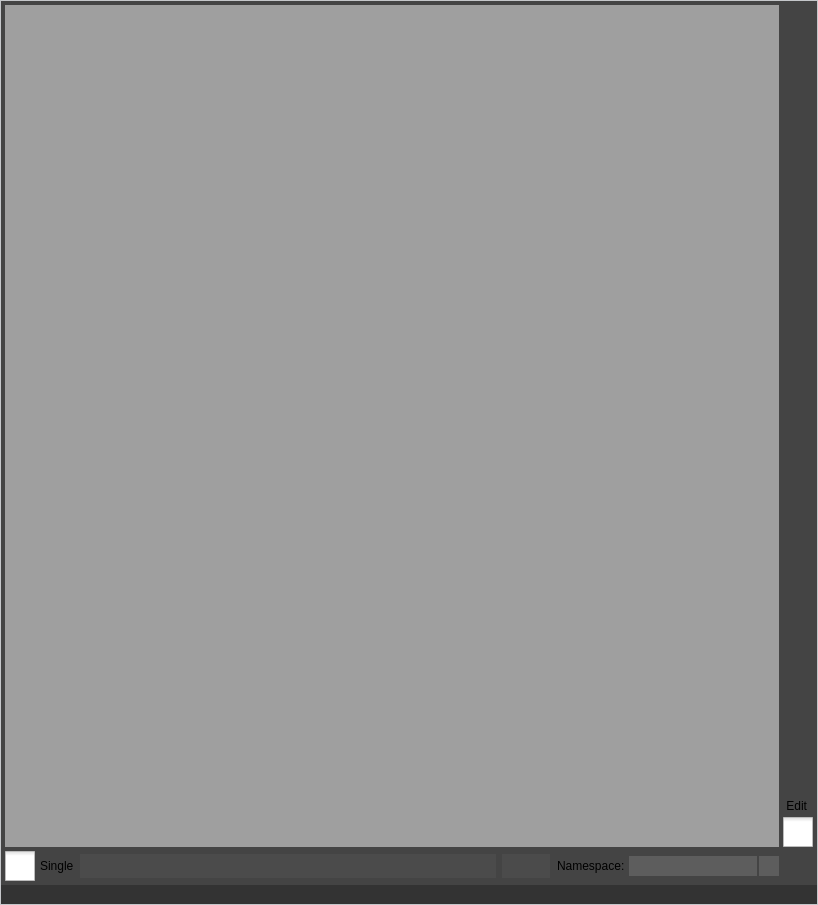
<?xml version="1.0" encoding="UTF-8"?>
<ui version="4.0">
 <class>Dialog</class>
 <widget class="QDialog" name="Dialog">
  <property name="geometry">
   <rect>
    <x>0</x>
    <y>0</y>
    <width>818</width>
    <height>905</height>
   </rect>
  </property>
  <property name="mouseTracking">
   <bool>true</bool>
  </property>
  <property name="windowTitle">
   <string>Dialog Name</string>
  </property>
  <property name="styleSheet">
   <string notr="true"/>
  </property>
  <layout class="QGridLayout" name="gridLayout_3" columnstretch="0">
   <property name="margin">
    <number>0</number>
   </property>
   <property name="spacing">
    <number>0</number>
   </property>
   <item row="0" column="0">
    <widget class="QFrame" name="windowContent">
     <property name="styleSheet">
      <string notr="true">QFrame {
    background-color:#444444;
	border-style: solid; 
	border-top: 1px solid #c5c7ca; 
	border-left: 1px solid #c5c7ca; 
	border-right: 1px solid #c5c7ca; 
	border-radius: 0px; 
}
</string>
     </property>
     <property name="frameShape">
      <enum>QFrame::NoFrame</enum>
     </property>
     <property name="frameShadow">
      <enum>QFrame::Raised</enum>
     </property>
     <layout class="QGridLayout" name="gridLayout">
      <property name="margin">
       <number>4</number>
      </property>
      <property name="spacing">
       <number>4</number>
      </property>
      <item row="0" column="1" colspan="3">
       <widget class="QMdiArea" name="mdiArea">
        <property name="styleSheet">
         <string notr="true">QWidget {
	background-color: #2b2b2b;

	border-style: solid; 
	border: 0px solid #c5c7ca; 
	border-radius: 0px; 
}


QWidget:tab { 
	background-color: #363636; 
	border-bottom: 1px solid #1a1a1a; 
	padding: 5px; 
}

QWidget:tab:selected { 
	background-color: #6d6d6d; 
	padding: 5px; 
}




QWidget::handle:horizontal {
	background: #2b2b2b;
	border: 0px;
	width: 20px;
	margin-top: -6px;
	margin-bottom: -6px;
	border-radius: 0px;
}
QWidget::handle:vertical {
	background: #2b2b2b;
	border: 0px;
	width: 20px;
	margin-top: -6px;
	margin-bottom: -6px;
	border-radius: 0px;
}
</string>
        </property>
        <property name="viewMode">
         <enum>QMdiArea::TabbedView</enum>
        </property>
        <property name="tabsClosable">
         <bool>true</bool>
        </property>
        <property name="tabsMovable">
         <bool>true</bool>
        </property>
       </widget>
      </item>
      <item row="0" column="4">
       <widget class="QFrame" name="menuFrame">
        <property name="minimumSize">
         <size>
          <width>30</width>
          <height>0</height>
         </size>
        </property>
        <property name="maximumSize">
         <size>
          <width>30</width>
          <height>16777215</height>
         </size>
        </property>
        <property name="styleSheet">
         <string notr="true">border: 0px;</string>
        </property>
        <property name="frameShape">
         <enum>QFrame::StyledPanel</enum>
        </property>
        <property name="frameShadow">
         <enum>QFrame::Raised</enum>
        </property>
        <layout class="QVBoxLayout" name="verticalLayout">
         <property name="spacing">
          <number>4</number>
         </property>
         <property name="leftMargin">
          <number>0</number>
         </property>
         <property name="topMargin">
          <number>4</number>
         </property>
         <property name="rightMargin">
          <number>0</number>
         </property>
         <property name="bottomMargin">
          <number>0</number>
         </property>
         <item>
          <widget class="QPushButton" name="closeBtn">
           <property name="minimumSize">
            <size>
             <width>30</width>
             <height>30</height>
            </size>
           </property>
           <property name="maximumSize">
            <size>
             <width>30</width>
             <height>30</height>
            </size>
           </property>
           <property name="styleSheet">
            <string notr="true">QPushButton {
	border: 0px;
	border-radius: 20px; 
}</string>
           </property>
           <property name="text">
            <string/>
           </property>
           <property name="icon">
            <iconset>
             <normaloff>ico/close.png</normaloff>ico/close.png</iconset>
           </property>
           <property name="iconSize">
            <size>
             <width>30</width>
             <height>30</height>
            </size>
           </property>
           <property name="autoDefault">
            <bool>false</bool>
           </property>
           <property name="flat">
            <bool>true</bool>
           </property>
          </widget>
         </item>
         <item>
          <widget class="QLabel" name="label_2">
           <property name="minimumSize">
            <size>
             <width>30</width>
             <height>14</height>
            </size>
           </property>
           <property name="maximumSize">
            <size>
             <width>30</width>
             <height>14</height>
            </size>
           </property>
           <property name="text">
            <string/>
           </property>
           <property name="pixmap">
            <pixmap>ico/spacer.png</pixmap>
           </property>
           <property name="scaledContents">
            <bool>true</bool>
           </property>
          </widget>
         </item>
         <item>
          <widget class="QPushButton" name="newBtn">
           <property name="minimumSize">
            <size>
             <width>30</width>
             <height>30</height>
            </size>
           </property>
           <property name="maximumSize">
            <size>
             <width>16777215</width>
             <height>16777215</height>
            </size>
           </property>
           <property name="toolTip">
            <string>New selector</string>
           </property>
           <property name="styleSheet">
            <string notr="true">QToolTip { 
    color: #363636; 
    background-color: #ffffdc; 
    border: 1px solid #c8c8c8;
	border-radius: 0px;
	margin: -2px;

}</string>
           </property>
           <property name="text">
            <string/>
           </property>
           <property name="icon">
            <iconset>
             <normaloff>ico/ic_note_add_white_48dp.png</normaloff>ico/ic_note_add_white_48dp.png</iconset>
           </property>
           <property name="iconSize">
            <size>
             <width>30</width>
             <height>30</height>
            </size>
           </property>
           <property name="autoDefault">
            <bool>false</bool>
           </property>
           <property name="flat">
            <bool>true</bool>
           </property>
          </widget>
         </item>
         <item>
          <widget class="QPushButton" name="openBtn">
           <property name="minimumSize">
            <size>
             <width>30</width>
             <height>30</height>
            </size>
           </property>
           <property name="maximumSize">
            <size>
             <width>16777215</width>
             <height>16777215</height>
            </size>
           </property>
           <property name="toolTip">
            <string>Open selector</string>
           </property>
           <property name="styleSheet">
            <string notr="true">QToolTip { 
    color: #363636; 
    background-color: #ffffdc; 
    border: 1px solid #c8c8c8;
	border-radius: 0px;
	margin: -2px;
}</string>
           </property>
           <property name="text">
            <string/>
           </property>
           <property name="icon">
            <iconset>
             <normaloff>ico/ic_folder_open_white_48dp.png</normaloff>ico/ic_folder_open_white_48dp.png</iconset>
           </property>
           <property name="iconSize">
            <size>
             <width>30</width>
             <height>30</height>
            </size>
           </property>
           <property name="autoDefault">
            <bool>false</bool>
           </property>
           <property name="flat">
            <bool>true</bool>
           </property>
          </widget>
         </item>
         <item>
          <widget class="QPushButton" name="saveBtn">
           <property name="minimumSize">
            <size>
             <width>30</width>
             <height>30</height>
            </size>
           </property>
           <property name="maximumSize">
            <size>
             <width>16777215</width>
             <height>16777215</height>
            </size>
           </property>
           <property name="toolTip">
            <string>Save selector</string>
           </property>
           <property name="styleSheet">
            <string notr="true">QToolTip { 
    color: #363636; 
    background-color: #ffffdc; 
    border: 1px solid #c8c8c8;
	border-radius: 0px;
	margin: -2px;
}</string>
           </property>
           <property name="text">
            <string/>
           </property>
           <property name="icon">
            <iconset>
             <normaloff>ico/ic_save_white_48dp.png</normaloff>ico/ic_save_white_48dp.png</iconset>
           </property>
           <property name="iconSize">
            <size>
             <width>30</width>
             <height>30</height>
            </size>
           </property>
           <property name="autoDefault">
            <bool>false</bool>
           </property>
           <property name="flat">
            <bool>true</bool>
           </property>
          </widget>
         </item>
         <item>
          <spacer name="verticalSpacer_2">
           <property name="orientation">
            <enum>Qt::Vertical</enum>
           </property>
           <property name="sizeHint" stdset="0">
            <size>
             <width>20</width>
             <height>40</height>
            </size>
           </property>
          </spacer>
         </item>
         <item>
          <widget class="QLabel" name="label_3">
           <property name="text">
            <string/>
           </property>
           <property name="pixmap">
            <pixmap>ico/logo_name.png</pixmap>
           </property>
          </widget>
         </item>
         <item>
          <spacer name="verticalSpacer">
           <property name="orientation">
            <enum>Qt::Vertical</enum>
           </property>
           <property name="sizeHint" stdset="0">
            <size>
             <width>20</width>
             <height>40</height>
            </size>
           </property>
          </spacer>
         </item>
         <item>
          <widget class="QLabel" name="editLabel">
           <property name="text">
            <string> Edit</string>
           </property>
           <property name="alignment">
            <set>Qt::AlignLeading|Qt::AlignLeft|Qt::AlignVCenter</set>
           </property>
          </widget>
         </item>
         <item>
          <widget class="QCheckBox" name="setEditCheckBox">
           <property name="styleSheet">
            <string notr="true">QCheckBox {
	spacing: 5px;
}

QCheckBox::indicator {
	width: 30px;
	height: 30px;
}

QCheckBox::indicator:unchecked {
	image: url(X:/tools/Maya/windows/2014/python/studioSelector/ico/check_box_unchecked.png);
	width: 30px;
}

QCheckBox::indicator:checked {
	image: url(X:/tools/Maya/windows/2014/python/studioSelector/ico/check_box_checked.png);
	width: 30px;
}
</string>
           </property>
           <property name="text">
            <string/>
           </property>
          </widget>
         </item>
        </layout>
       </widget>
      </item>
      <item row="1" column="1" colspan="3">
       <widget class="QFrame" name="hiddenEditFrame">
        <property name="enabled">
         <bool>true</bool>
        </property>
        <property name="minimumSize">
         <size>
          <width>0</width>
          <height>0</height>
         </size>
        </property>
        <property name="visible">
         <bool>false</bool>
        </property>
        <property name="styleSheet">
         <string notr="true">QFrame {
    border: 0px;
}</string>
        </property>
        <property name="frameShape">
         <enum>QFrame::StyledPanel</enum>
        </property>
        <property name="frameShadow">
         <enum>QFrame::Raised</enum>
        </property>
        <layout class="QGridLayout" name="gridLayout_2">
         <property name="margin">
          <number>0</number>
         </property>
         <property name="spacing">
          <number>0</number>
         </property>
         <item row="0" column="0">
          <widget class="QFrame" name="editFrame">
           <property name="styleSheet">
            <string notr="true">QFrame {
    border: 0px;
}</string>
           </property>
           <property name="frameShape">
            <enum>QFrame::StyledPanel</enum>
           </property>
           <property name="frameShadow">
            <enum>QFrame::Raised</enum>
           </property>
           <layout class="QHBoxLayout" name="horizontalLayout_2">
            <property name="spacing">
             <number>4</number>
            </property>
            <property name="margin">
             <number>0</number>
            </property>
            <item>
             <widget class="QCheckBox" name="singleCheckBox">
              <property name="styleSheet">
               <string notr="true">QCheckBox {
	spacing: 5px;
}

QCheckBox::indicator {
	width: 30px;
	height: 30px;
}

QCheckBox::indicator:unchecked {
	image: url(X:/tools/Maya/windows/2014/python/studioSelector/ico/check_box_unchecked.png);
	width: 30px;
}

QCheckBox::indicator:checked {
	image: url(X:/tools/Maya/windows/2014/python/studioSelector/ico/check_box_checked.png);
	width: 30px;
}
</string>
              </property>
              <property name="text">
               <string>Single</string>
              </property>
             </widget>
            </item>
            <item>
             <widget class="QLineEdit" name="changeNameEdit">
              <property name="enabled">
               <bool>false</bool>
              </property>
              <property name="minimumSize">
               <size>
                <width>60</width>
                <height>26</height>
               </size>
              </property>
              <property name="maximumSize">
               <size>
                <width>16777215</width>
                <height>16777215</height>
               </size>
              </property>
              <property name="styleSheet">
               <string notr="true">QLineEdit { 
	border-style: solid; 
	border-radius: 0px; 
	margin: 1px;
}

QLineEdit::disabled { 
	border-style: solid; 
	border-radius: 0px; 
	margin: 1px;
    background-color:#4b4b4b;
}
</string>
              </property>
             </widget>
            </item>
            <item>
             <widget class="QPushButton" name="changeColorBtn">
              <property name="enabled">
               <bool>false</bool>
              </property>
              <property name="minimumSize">
               <size>
                <width>50</width>
                <height>26</height>
               </size>
              </property>
              <property name="maximumSize">
               <size>
                <width>16777215</width>
                <height>16777215</height>
               </size>
              </property>
              <property name="styleSheet">
               <string notr="true">QPushButton { 
	border-style: solid; 
	border-radius: 0px; 
	margin: 1px;
    background-color:#acacac;
    color: #2b2b2b;
}

QPushButton::disabled { 
	border-style: solid; 
	border-radius: 0px; 
	margin: 1px;
    background-color:#4b4b4b;
    color:#4b4b4b;
}
</string>
              </property>
              <property name="text">
               <string>color</string>
              </property>
             </widget>
            </item>
           </layout>
          </widget>
         </item>
         <item row="0" column="1">
          <widget class="QFrame" name="namespaceFrame">
           <property name="styleSheet">
            <string notr="true">border: 0px;</string>
           </property>
           <property name="frameShape">
            <enum>QFrame::StyledPanel</enum>
           </property>
           <property name="frameShadow">
            <enum>QFrame::Raised</enum>
           </property>
           <layout class="QHBoxLayout" name="horizontalLayout_3">
            <property name="spacing">
             <number>4</number>
            </property>
            <property name="leftMargin">
             <number>6</number>
            </property>
            <property name="topMargin">
             <number>0</number>
            </property>
            <property name="rightMargin">
             <number>0</number>
            </property>
            <property name="bottomMargin">
             <number>0</number>
            </property>
            <item>
             <widget class="QLabel" name="label">
              <property name="minimumSize">
               <size>
                <width>0</width>
                <height>30</height>
               </size>
              </property>
              <property name="styleSheet">
               <string notr="true">QLabel {
	border: 0px;
}</string>
              </property>
              <property name="text">
               <string>Namespace:</string>
              </property>
             </widget>
            </item>
            <item>
             <widget class="QComboBox" name="namespaceComboBox">
              <property name="minimumSize">
               <size>
                <width>150</width>
                <height>20</height>
               </size>
              </property>
              <property name="styleSheet">
               <string notr="true">QComboBox { 
	border-style: solid; 
	border: 0px; 
	border-radius: 0px; 
	background:#5d5d5d; 
	color: #eeeeee; 
}

QComboBox:drop-down {
	width: 20px;
	height: 20px;
    subcontrol-origin: padding;
    subcontrol-position: top right;

    border-left-width: 2px;
    border-left-color: #444444;
    border-left-style: solid; 
    border-top-right-radius: 3px;
    border-bottom-right-radius: 3px;
}

QComboBox:down-arrow {
    image: url(X:/tools/Maya/windows/2014/python/studioSelector/ico/arrow_down.png);
	width: 20px;
	height: 20px;
}
</string>
              </property>
             </widget>
            </item>
           </layout>
          </widget>
         </item>
        </layout>
       </widget>
      </item>
     </layout>
    </widget>
   </item>
   <item row="1" column="0">
    <widget class="QFrame" name="statusBar">
     <property name="minimumSize">
      <size>
       <width>0</width>
       <height>20</height>
      </size>
     </property>
     <property name="maximumSize">
      <size>
       <width>16777215</width>
       <height>20</height>
      </size>
     </property>
     <property name="mouseTracking">
      <bool>true</bool>
     </property>
     <property name="styleSheet">
      <string notr="true">QFrame {
    background-color:#333333;
	border-style: solid; 
	border: 1px solid #c5c7ca; 
	border-top: 0px; 
	border-radius: 0px; 
}
</string>
     </property>
     <property name="frameShape">
      <enum>QFrame::NoFrame</enum>
     </property>
     <property name="frameShadow">
      <enum>QFrame::Raised</enum>
     </property>
     <layout class="QHBoxLayout" name="horizontalLayout">
      <property name="spacing">
       <number>0</number>
      </property>
      <property name="margin">
       <number>0</number>
      </property>
      <item>
       <spacer name="horizontalSpacer">
        <property name="orientation">
         <enum>Qt::Horizontal</enum>
        </property>
        <property name="sizeHint" stdset="0">
         <size>
          <width>40</width>
          <height>20</height>
         </size>
        </property>
       </spacer>
      </item>
      <item>
       <widget class="QLabel" name="resizeIcon">
        <property name="sizePolicy">
         <sizepolicy hsizetype="Preferred" vsizetype="Preferred">
          <horstretch>0</horstretch>
          <verstretch>0</verstretch>
         </sizepolicy>
        </property>
        <property name="minimumSize">
         <size>
          <width>20</width>
          <height>20</height>
         </size>
        </property>
        <property name="maximumSize">
         <size>
          <width>20</width>
          <height>20</height>
         </size>
        </property>
        <property name="cursor">
         <cursorShape>SizeFDiagCursor</cursorShape>
        </property>
        <property name="mouseTracking">
         <bool>true</bool>
        </property>
        <property name="styleSheet">
         <string notr="true">QLabel {
    background-color:#333333;
	border-style: solid; 
	border: 0px; 
	border-bottom: 1px solid #c5c7ca; 
	border-radius: 0px; 
}
</string>
        </property>
        <property name="text">
         <string/>
        </property>
        <property name="pixmap">
         <pixmap>ico/resize_corner.png</pixmap>
        </property>
        <property name="scaledContents">
         <bool>true</bool>
        </property>
       </widget>
      </item>
     </layout>
    </widget>
   </item>
  </layout>
 </widget>
 <resources/>
 <connections>
  <connection>
   <sender>setEditCheckBox</sender>
   <signal>toggled(bool)</signal>
   <receiver>changeNameEdit</receiver>
   <slot>setEnabled(bool)</slot>
   <hints>
    <hint type="sourcelabel">
     <x>812</x>
     <y>836</y>
    </hint>
    <hint type="destinationlabel">
     <x>485</x>
     <y>878</y>
    </hint>
   </hints>
  </connection>
  <connection>
   <sender>setEditCheckBox</sender>
   <signal>toggled(bool)</signal>
   <receiver>changeColorBtn</receiver>
   <slot>setEnabled(bool)</slot>
   <hints>
    <hint type="sourcelabel">
     <x>812</x>
     <y>836</y>
    </hint>
    <hint type="destinationlabel">
     <x>559</x>
     <y>878</y>
    </hint>
   </hints>
  </connection>
  <connection>
   <sender>setEditCheckBox</sender>
   <signal>toggled(bool)</signal>
   <receiver>hiddenEditFrame</receiver>
   <slot>setVisible(bool)</slot>
   <hints>
    <hint type="sourcelabel">
     <x>794</x>
     <y>819</y>
    </hint>
    <hint type="destinationlabel">
     <x>743</x>
     <y>847</y>
    </hint>
   </hints>
  </connection>
 </connections>
</ui>
